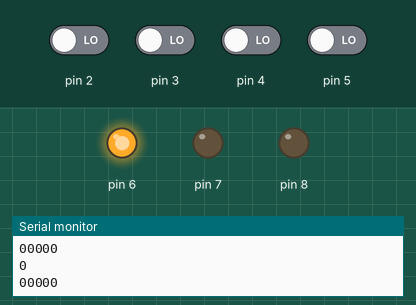
This sketch was run on a simulated Arduino Uno, built with avr-gcc and run on an emulated ATmega328P. Parts: output pins drawn as LEDs (lit = HIGH), the last lines printed to the serial monitor. Dashed ring = blinking. Inputs (shaded band) come from the test bench; at power-on: pin 2–5 LOW.

Above: at 1.2 s.
1.3 s: pin 2 driven HIGH
At 4.1 s:
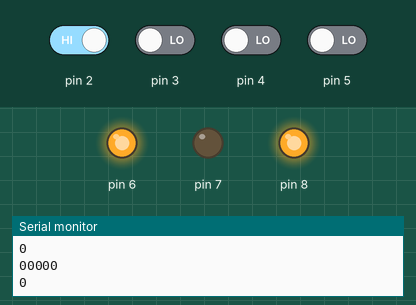
4.3 s: pin 2 driven LOW
At 4.7 s:
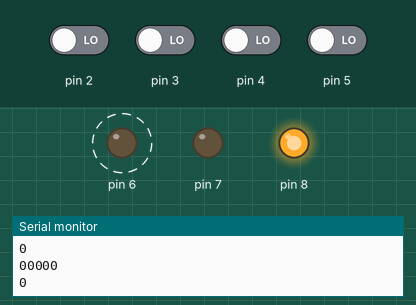
7.3 s: pin 3 driven HIGH
At 7.7 s:
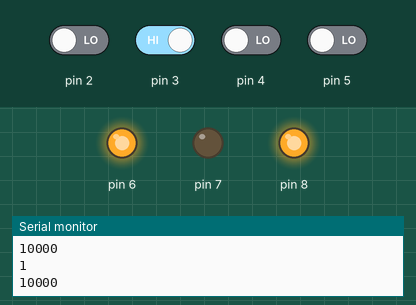
Timing chart, 0 to 10.3 s (numbered marks = the images above; inputs shaded):
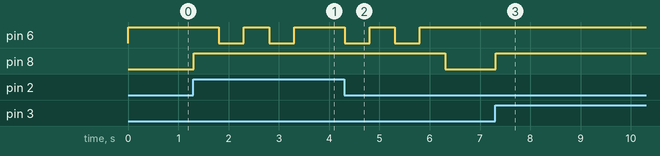

The sketch:

code_lul.ino
```cpp
int code[5] = {2, 1, 2, 3, 1};
bool red = true;
bool green = false;
bool yellow = false;
int trycode[5];


void print(int arr[], int size) {
    for (int i = 0; i < size; i++) {
    Serial.print(arr[i]);

  }
  Serial.println();
}

void button_mesh (int state[], int button, int size) {
  for (int i = 0; i < size; i++) {
    if (!state[i]) {
      if (button != trycode[i -1]) {
        trycode[i] = button;
      }
      break;
    }
  }
}

void reset_response() {
  red = true;
  for (int i = 0; i < 5; i++) {
    trycode[i] = 0;
    }
  for (int i = 0; i <= 4; i++){
    digitalWrite(6, red);
    delay(500);
    red = !red;
    }
  green = false;
  digitalWrite(7, green);
}

void setup() {
  // put your setup code here, to run once:
  Serial.begin(9600);
  for (int i = 2; i <= 8; i++) {
    if (i < 6) {
      pinMode(i, INPUT);
      } else {
        pinMode(i, OUTPUT);
        }
    }

  digitalWrite(6, red);
  digitalWrite(7, green);
  digitalWrite(8, yellow);
}

void loop() {
  yellow = false;
  // put your main code here, to run repeatedly
  int in = 0;
  int input[4];

  for (int i = 0; i <= 3; i++) {
    input[i] = digitalRead(i+2);
    if (input[i]) {
      yellow = true;
      in = i;
      }

  }
  digitalWrite(8, yellow);


  if (input[0]) {
    reset_response();
    }
  if (in) {
    button_mesh(trycode, in, 5);
  }
  print(trycode, 5);
  Serial.println(in);
  bool same = true;
  for (int i = 0; i < 5; i++) {
    if (trycode[i] != code[i]) {
      same = false;
      break;
      }
    }
  if (same) {
    green = true;
    digitalWrite(7, green);
    red = false;
    digitalWrite(6, red);
  }


}
```

Measured:
- after the input at 1.3 s, pin 6: alternates HIGH for 0.50 s and LOW for 0.50 s, starting after 0.51 s; pin 8: LOW → HIGH at once
- after the input at 4.3 s, pin 6: goes on until 5.8 s, then stays HIGH; pin 8: HIGH → LOW after 2.0 s
- after the input at 7.3 s, pin 8: LOW → HIGH at once
